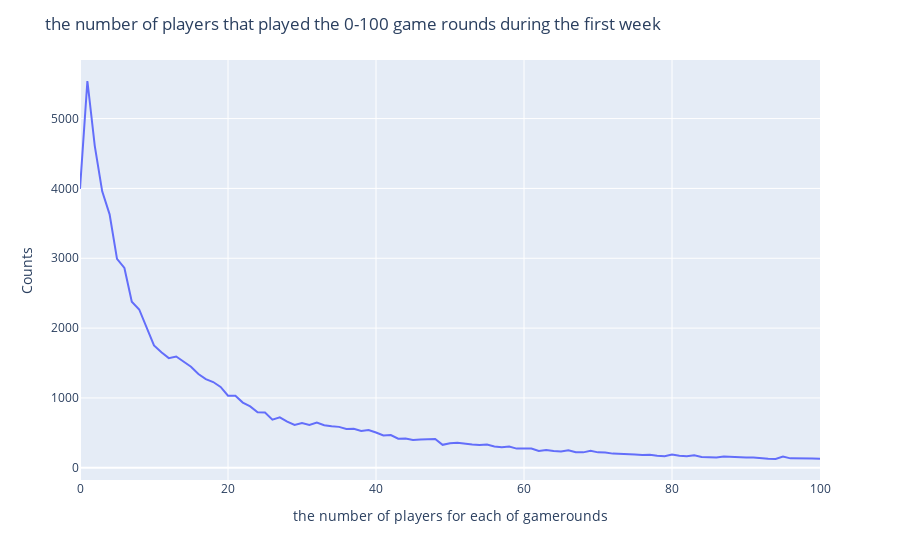

The code cell stored with this chart in its notebook:
### Code cell
#plot the distribution of players that played 0 to 100 game rounds
#prepare the dataframe


plot_df = df.groupby('sum_gamerounds')['userid'].count()
da = plot_df[:101]


lay = go.Layout()

fig=px.line(da)

fig.update_layout(title = 'the number of players that played the 0-100 game rounds during the first week',
                  showlegend = False,
                  xaxis = dict(title ='the number of players for each of gamerounds'),
                  yaxis = dict(title = 'Counts')
)

fig.show()

### Figure 1 — Plotly figure (JSON) as saved in the notebook; plotly's stock layout.template omitted (floating-point values rounded to 4 significant figures)
{"data": [{"hovertemplate": "variable=userid<br>sum_gamerounds=%{x}<br>value=%{y}<extra></extra>", "legendgroup": "userid", "line": {"color": "#636efa", "dash": "solid"}, "mode": "lines", "name": "userid", "orientation": "v", "showlegend": true, "type": "scatter", "x": [0, 1, 2, 3, 4, 5, 6, 7, 8, 9, 10, 11, 12, 13, 14, 15, 16, 17, 18, 19, 20, 21, 22, 23, 24, 25, 26, 27, 28, 29, 30, 31, 32, 33, 34, 35, 36, 37, 38, 39, 40, 41, 42, 43, 44, 45, 46, 47, 48, 49, 50, 51, 52, 53, 54, 55, 56, 57, 58, 59, 60, 61, 62, 63, 64, 65, 66, 67, 68, 69, 70, 71, 72, 73, 74, 75, 76, 77, 78, 79, 80, 81, 82, 83, 84, 85, 86, 87, 88, 89, 90, 91, 92, 93, 94, 95, 96, 97, 98, 99, 100], "xaxis": "x", "y": [3994, 5538, 4606, 3958, 3629, 2992, 2861, 2379, 2267, 2013, 1752, 1654, 1570, 1594, 1519, 1446, 1342, 1269, 1228, 1158, 1033, 1032, 934, 879, 794, 792, 689, 723, 662, 613, 642, 614, 648, 610, 594, 586, 555, 559, 526, 542, 505, 462, 469, 416, 419, 399, 405, 411, 413, 329, 353, 359, 343, 333, 326, 332, 306, 295, 304, 275, 277, 277, 240, 254, 239, 235, 252, 223, 221, 243, 221, 220, 203, 200, 200, 192, 182, 186, 174, 166, 189, 171, 165, 178, 156, 156, 146, 162, 157, 146, 149, 148, 134, 130, 126, 161, 135, 137, 139, 133, 131], "yaxis": "y"}], "layout": {"legend": {"title": {"text": "variable"}, "tracegroupgap": 0}, "margin": {"t": 60}, "showlegend": false, "title": {"text": "the number of players that played the 0-100 game rounds during the first week"}, "xaxis": {"anchor": "y", "domain": [0, 1], "title": {"text": "the number of players for each of gamerounds"}}, "yaxis": {"anchor": "x", "domain": [0, 1], "title": {"text": "Counts"}}}}
